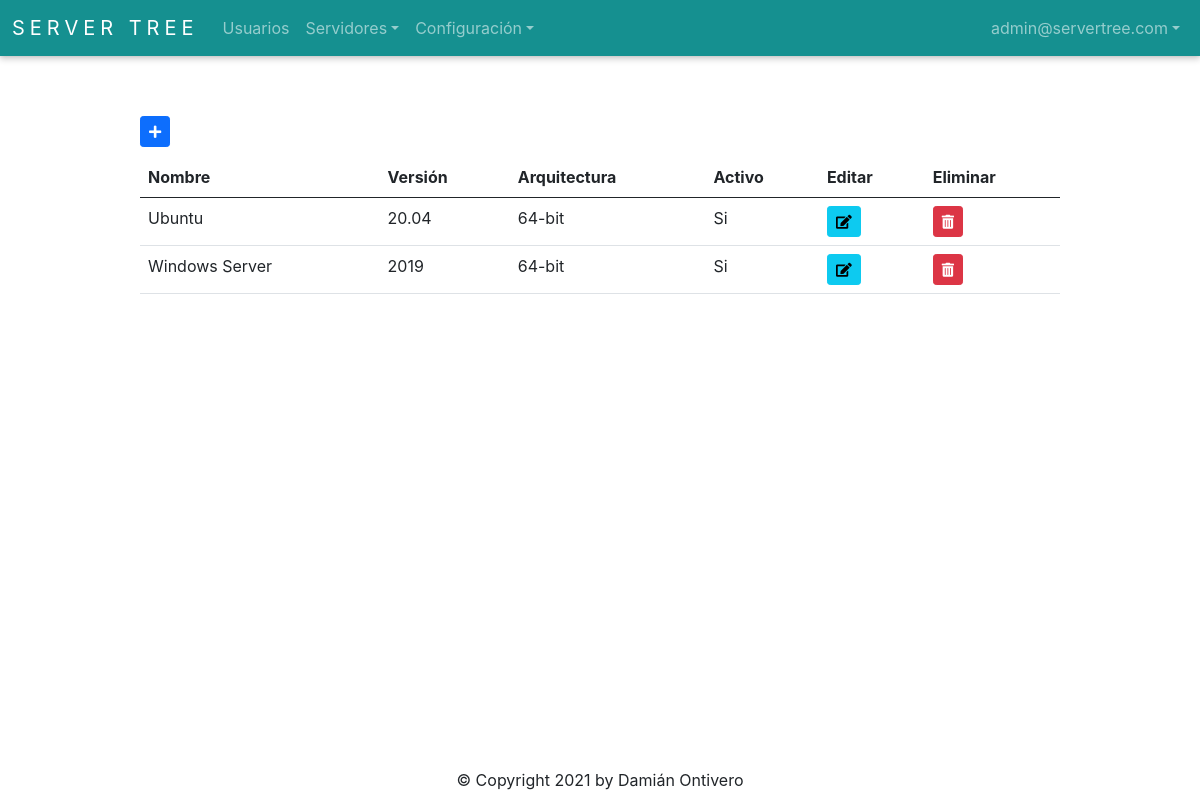
Before: /operating_system/get_all (signed in) with the older database file.
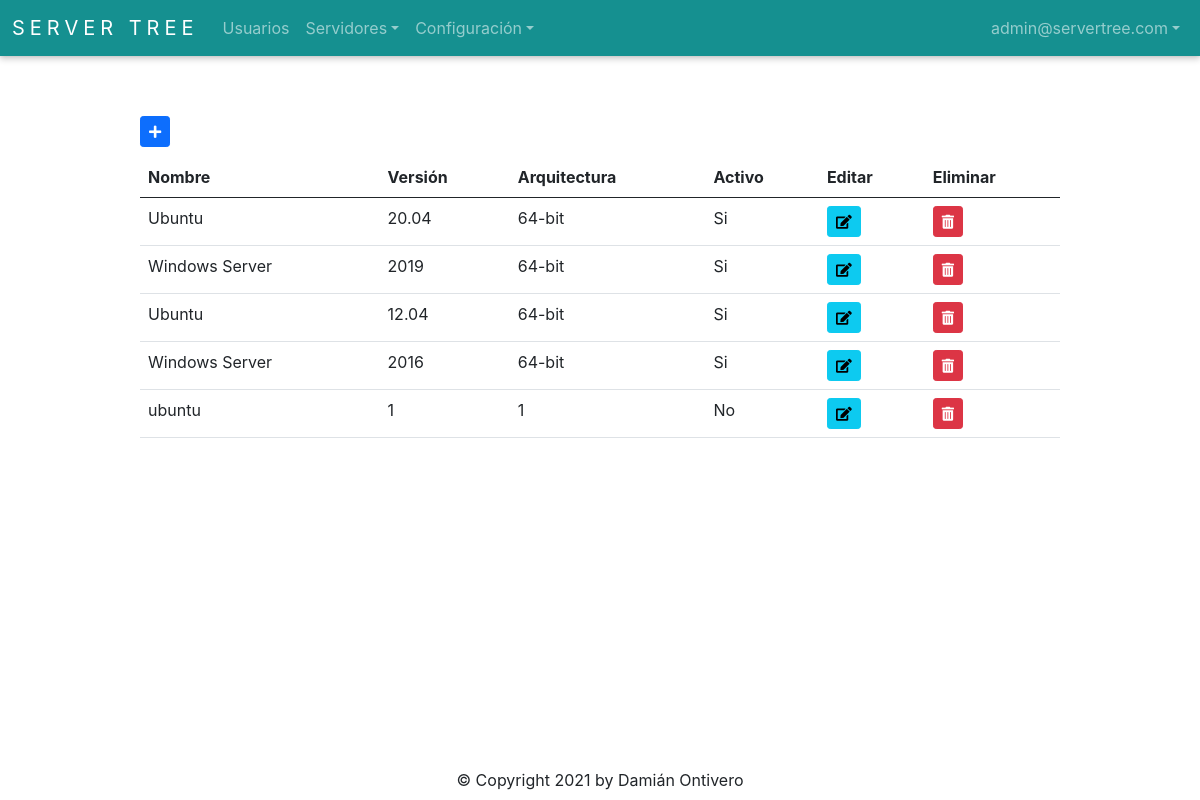
After: the same page with the newer database file.
### app/auth/models.py (models this page shows, shortened)
class User(db.Model, UserMixin):
    __tablename__ = 'Users'
    id = db.Column(db.Integer, autoincrement=True, primary_key=True)
    firstname = db.Column(db.String(128), nullable=False)
    lastname = db.Column(db.String(128), nullable=False)
    email = db.Column(db.String(256), unique=True, nullable=False)
    password = db.Column(db.String(256), nullable=False)
    role_id = db.Column(db.Integer, db.ForeignKey('Roles.id'), nullable=False)
    is_active = db.Column(db.Boolean)
    @staticmethod
    def get_by_id(id):
        return User.query.get(id)

### app/operating_systems/models.py (models this page shows, shortened)
class OperatingSystem(db.Model):
    __tablename__ = 'OperatingSystems'
    id = db.Column(db.Integer, autoincrement=True, primary_key=True, nullable=False)
    name = db.Column(db.String(50), nullable=False)
    version = db.Column(db.String(50), nullable=False)
    architect = db.Column(db.String(6), nullable=False)
    is_active = db.Column(db.Boolean)
    @staticmethod
    def get_all():
        return OperatingSystem.query.all()

### app/operating_systems/routes.py (the view)
@operating_system_bp.route('/get_all', methods=['GET', 'POST'])
@login_required
def get_all():
    data = OperatingSystem.get_all()
    environments = Environment.get_all()
    operating_system_form = OperatingSystemForm()
    user_form = UserForm()
    return render_template('operating-systems.html', data=data, environments=environments, operating_system_form=operating_system_form, user_form=user_form)

### app/auth/models.py (called while the page is built)
    @staticmethod
    def get_all():
        return Role.query.all()

### app/auth/routes.py (called while the page is built)
@login_manager.user_loader
def load_user(user_id):
    return User.get_by_id(int(user_id))

### app/environments/models.py (called while the page is built)
    @staticmethod
    def get_all():
        return Environment.query.all()

### app/operating_systems/templates/operating-systems.html (shortened to what this page needs)
{% extends 'base.html' %}
{% import 'bootstrap/wtf.html' as wtf %}
{% block content %}
<div class="buttons">
  {% if current_user.role_id == 1 %}
    <button type="button" id="addOperatingSystemButton" class="btn btn-primary btn-sm" data-bs-toggle="modal" data-bs-target="#operatingSystemModal"><i class="fas fa-plus"></i></button>
  {% else %}
    <button disabled type="button" id="addOperatingSystemButton" class="btn btn-primary btn-sm" data-bs-toggle="modal" data-bs-target="#operatingSystemModal"><i class="fas fa-plus"></i></button>
  {% endif %}
</div>
<table class="table table-hover">
  <thead>
    <tr>
      <th>Nombre</th>
      <th>Versión</th>
      <th>Arquitectura</th>
      <th>Activo</th>
      <th>Editar</th>
      <th>Eliminar</th>
    </tr>
  </thead>
  <tbody>
    {% for operating_system in data %}
      <tr>
        <td>{{ operating_system.name }}</td>
        <td>{{ operating_system.version }}</td>
        <td>{{ operating_system.architect }}</td>
        <td>
          {% if operating_system.is_active == 0 %}
            No
          {% elif operating_system.is_active == 1  %}
            Si
          {% endif %}
        </td>
        {% if current_user.role_id == 1 %}
          <td>
            <button type="button" class="btn btn-info btn-sm" id="editOperatingSystemButton" data-id={{ operating_system.id }} data-bs-toggle="modal" data-bs-target="#operatingSystemModal"><i class="fas fa-edit"></i></button>
          </td>
          <td>
            <button type="button" class="btn btn-danger btn-sm" id="deleteOperatingSystemButton" data-id={{ operating_system.id }} data-bs-toggle="modal" data-bs-target="#deleteOperatingSystemModal"><i class="fas fa-trash-alt"></i></button>
          </td>
        {% endif %}
      </tr>
    {% endfor %}
  </tbody>
</table>
{% endblock %}

### app/templates/base.html (shortened to what this page needs)
<!doctype html>
<html>
<head>
  <link rel="stylesheet" href="{{ url_for('static', filename='style.css') }}">
  <link rel="stylesheet" href="https://cdn.jsdelivr.net/npm/bootstrap@5.0.0/dist/css/bootstrap.min.css">
  <link rel="stylesheet" href="https://use.fontawesome.com/releases/v5.6.3/css/all.css">
</head>
<body>
  <nav class="navbar navbar-expand-lg navbar-dark">
      <div class="container-fluid">
        <a class="navbar-brand" href="{{ url_for('index.index') }}">Server Tree</a>
        <div class="collapse navbar-collapse" id="navbarSupportedContent">
          <ul class="navbar-nav me-auto mb-2 mb-lg-0">
              <li class="nav-item">
                <a class="nav-link" href="{{ url_for('auth.get_user_all') }}">Usuarios</a>
              </li>
              <li class="nav-item dropdown">
                  <a class="nav-link dropdown-toggle" href="#" id="navbarDropdown" role="button" data-bs-toggle="dropdown" aria-expanded="false">Servidores</a>
              </li>
              <li class="nav-item dropdown">
                  <a class="nav-link dropdown-toggle" href="#" id="navbarDropdown" role="button" data-bs-toggle="dropdown" aria-expanded="false">Configuración</a>
              </li>
          </ul>
          <ul class="navbar-nav">
            <li class="nav-item dropdown">
              <a class="nav-link dropdown-toggle" href="#" id="navbarDropdown" role="button" data-bs-toggle="dropdown" aria-expanded="false">{{ current_user.email }}</a>
            </li>
          </ul>
        </div>
      </div>
  </nav>
  <div class="container-base">
    {% block content %}{% endblock %}
  </div>
  <div class="footer">
    &copy; Copyright 2021 by Damián Ontivero
  </div>
</body>
</html>

### app/static/style.css (style rules this page uses)
* { text-decoration: none; font-family: -apple-system, BlinkMacSystemFont, 'Segoe UI', Roboto, Oxygen, Ubuntu, Cantarell, 'Open Sans', 'Helvetica Neue', sans-serif; }
html, body { margin: 0; padding: 0; width: 100%; height: 100%; position: relative; }
.navbar { background-color: #159090; box-shadow: 0 0 0.2rem rgb(0 0 0 / 10%), 0 0.2rem 0.4rem rgb(0 0 0 / 20%); }
.navbar-brand { text-transform: uppercase; letter-spacing: 5px; font-size: large; }
.footer { width: 100%; text-align: center; position: absolute; bottom: 1%; }
.container-base { width: 80%; position: relative; padding: 20px; left: 10%; top: 5%; overflow-x: auto; }
.container-base .buttons { margin-bottom: 10px; }

Changed rows visible on the page:
added OperatingSystem: name "Ubuntu", version "12.04", architect "64-bit", is_active "Si"
added OperatingSystem: name "Windows Server", version "2016", architect "64-bit", is_active "Si"
added OperatingSystem: name "ubuntu", version "1", architect "1", is_active "No"
